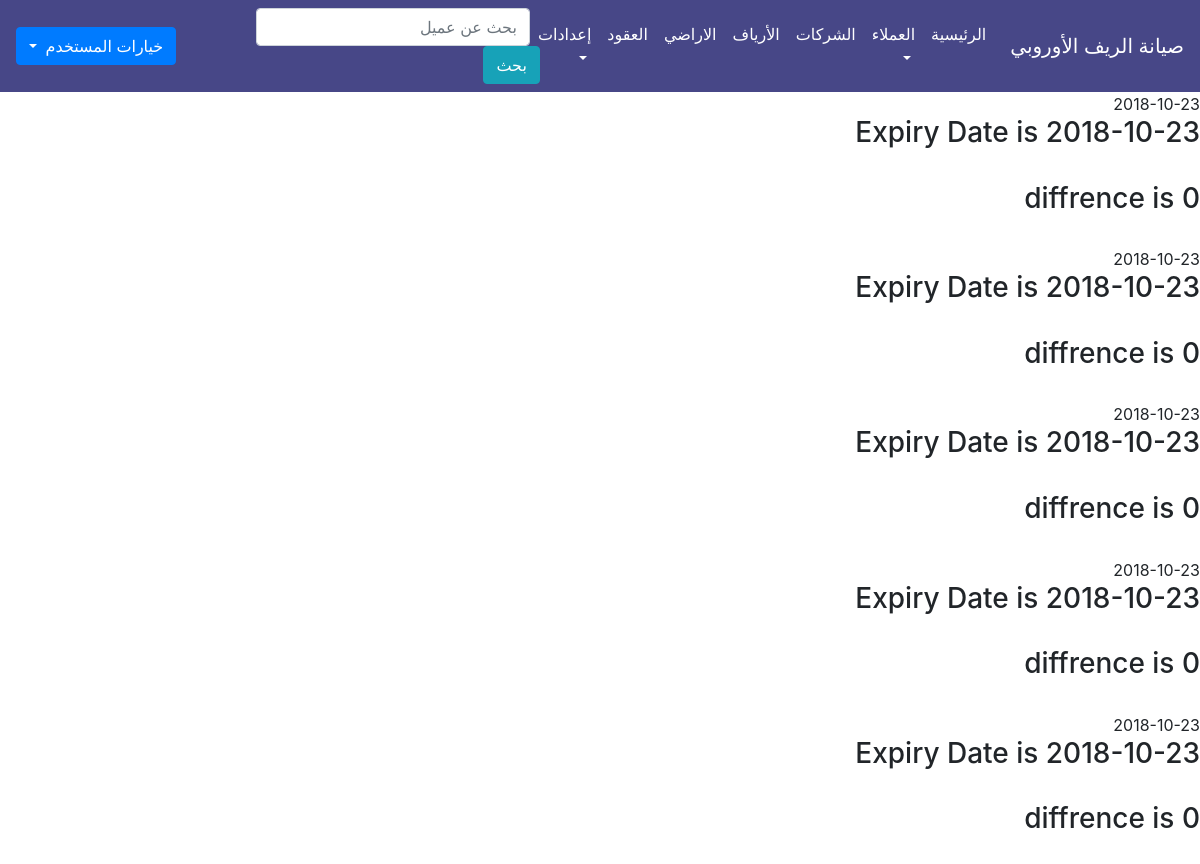
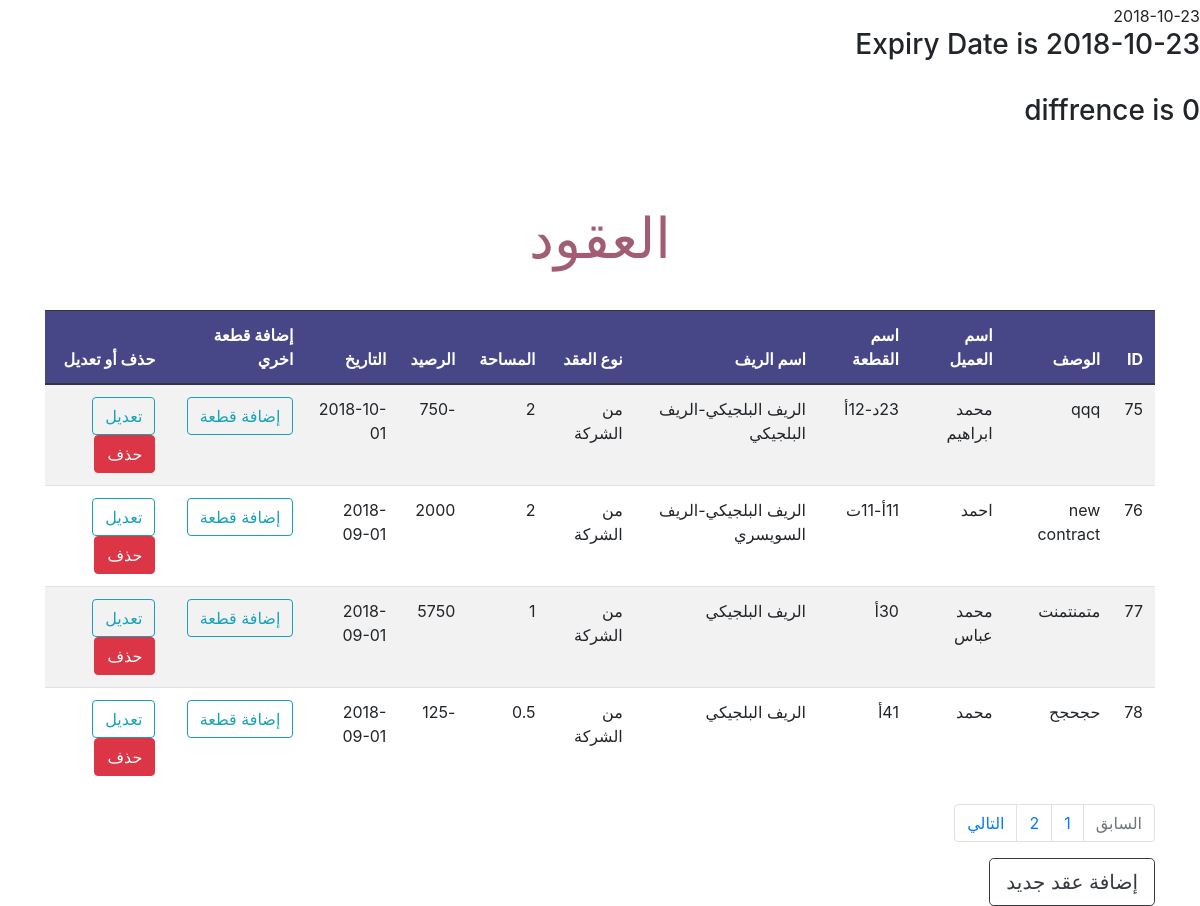
Before: /contracts.php (signed in) with the older database file (2 pictures, top to bottom).
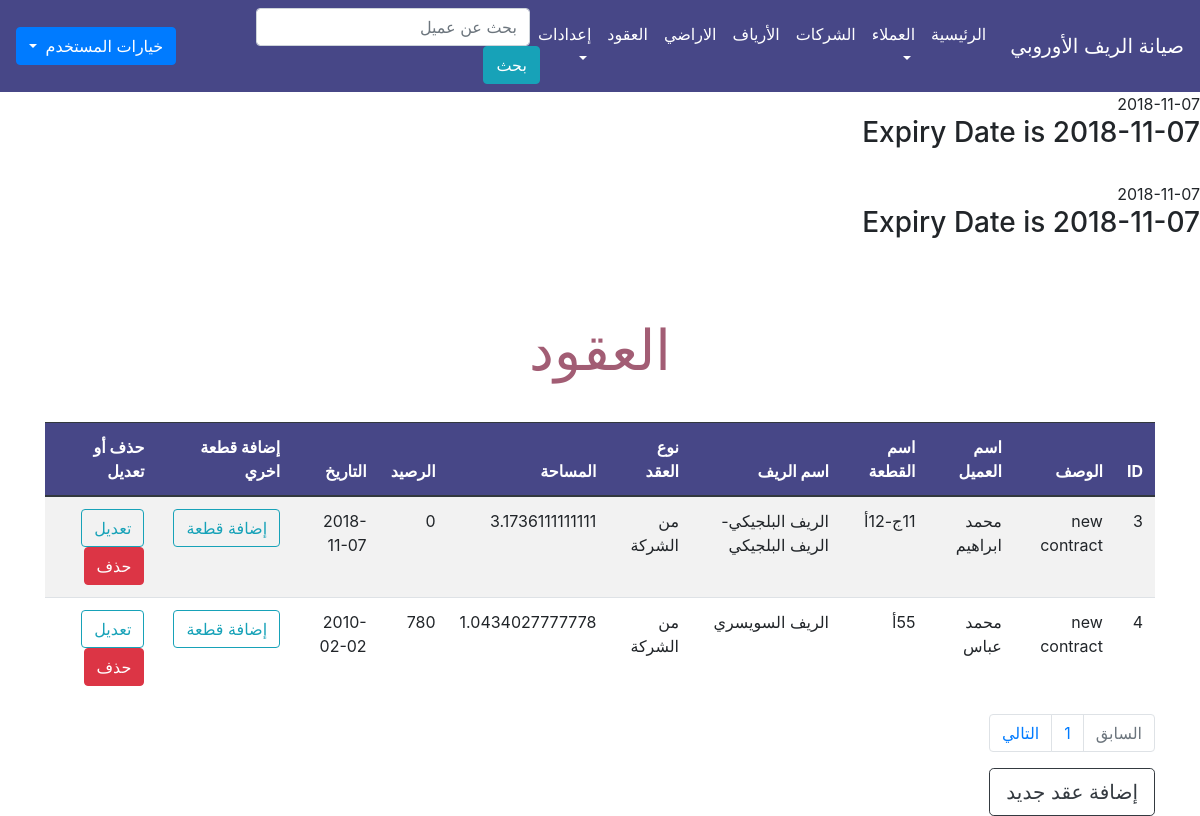
After: the same page with the newer database file.
### tables this page shows
CREATE TABLE `maint` (
  `maint_id` int(11) NOT NULL,
  `contract_id` int(11) NOT NULL,
  `balance` int(255) NOT NULL,
  `start_date` date NOT NULL,
  `end_date` date NOT NULL,
  `billed_to_date` date NOT NULL,
  `maint_fee` int(11) DEFAULT '750'
);

CREATE TABLE `contracts` (
  `contract_id` int(11) NOT NULL,
  `description` text NOT NULL,
  `client_id` int(11) NOT NULL,
  `contract_kind` int(11) NOT NULL DEFAULT '0',
  `total_space` double DEFAULT NULL,
  `contract_date` date NOT NULL
);

CREATE TABLE `clients` (
  `client_id` int(11) NOT NULL,
  `client_name` varchar(200) NOT NULL,
  `phone` varchar(20) NOT NULL,
  `email` varchar(200) NOT NULL,
  `address` varchar(255) NOT NULL
);

### contracts.php (the view, shortened to what the changed rows need)
<?php
if (isset($_SESSION['username'])) {
    include 'init.php';
    echo '<div class="container">';
    if (isset($_GET['action'])) {
        $action = $_GET['action'];
    } else {
        $action = "Manage";
    }
        if ($action == 'Manage') {
        $limit = 4;
        $stmt = $db->prepare("SELECT * FROM contracts");
        $stmt->execute();
        $total_result = $stmt->rowCount();
        $total_pages = ceil($total_result/$limit);
        if(!isset($_GET['page'])) {
            $page = 1;
        } else {
            $page = $_GET['page'];
        }
        $starting_limit = ($page-1)*$limit;
        $show = "SELECT * FROM contracts  ORDER BY contract_id ASC LIMIT $starting_limit, $limit";
        $rows = $db->prepare($show);
        $rows->execute();
        echo '<h1 class="page-title text-center"> العقود </h1>';
        ?>
        <table class="table table-striped table-hover ">
            <thead class="thead-dark">
                <tr>
                    <th>
                        ID
                    </th>
                    <th>
                        الوصف
                    </th>
                    <th>
                        اسم العميل
                    </th>
                    <th>
                        اسم القطعة
                    </th>
                    <th>
                        اسم الريف
                    </th>
                    <th>
                        نوع العقد
                    </th>
                    <th>
                        المساحة
                    </th>
                    <th>
                        الرصيد
                    </th>
                    <th>
                        التاريخ
                    </th>
                    <th>
                        إضافة قطعة اخري
                    </th>
                    <th>
                        حذف أو تعديل
                    </th>
                </tr>
            </thead>
            <tbody>
                <?php
                    foreach($rows as $row) {
                        $stmt = $db->prepare('SELECT * FROM clients WHERE client_id = ? LIMIT 1');
                        $stmt->execute(array($row['client_id']));
                        $client = $stmt->fetch();
                        $contract_kind ='';
                        if ($row['contract_kind'] == '0') {
                            $contract_kind  = 'من الشركة';
                        } elseif ($row['contract_kind'] == '1') {
                            $contract_kind  = 'تنازل';
                        }
                        $conUnits = [];
                        $reefs = [];
                        $stmtUnits = $db->prepare('SELECT unit_id FROM contract_units WHERE contract_id = ?');
                        $stmtUnits->execute(array($row['contract_id']));
                        $units = $stmtUnits->fetchAll();
                            foreach($units as $unit) {
                                $stmt = $db->prepare('SELECT unit_name, reef_id FROM units WHERE unit_id = ?');
                                $stmt->execute(array($unit['unit_id']));
                                $unit_name = $stmt->fetch();
                                $stmtR = $db->prepare('SELECT reef_name FROM reefs WHERE reef_id = ?');
                                $stmtR->execute(array($unit_name['reef_id']));
                                $reef_name = $stmtR->fetch();
                                array_push($conUnits,$unit_name['unit_name']);
                                array_push($reefs,$reef_name['reef_name']);
                            }
                        $unit_names = implode('-', $conUnits);
                        $reef_names = implode('-', $reefs);
                        $stmt = $db->prepare('SELECT unit_space FROM contract_units WHERE contract_id = ?');
                        $stmt->execute(array($row['contract_id']));
                        $unit_spaces = $stmt->fetchAll();
                        $total_space = 0.0;
                        foreach($unit_spaces as $space) {
                            $total_space += $space['unit_space'];
                        }
                        $stmt = $db->prepare('SELECT balance FROM maint WHERE contract_id = ?');
                                          $stmt->execute(array($row['contract_id'] ));
                                          $b = $stmt->fetch();
                        echo '<tr>';
                            echo '<td>' . $row['contract_id'] .  '</td><td>'
                             . $row['description'] . '</td><td>'
                             . $client['client_name'] .
                            '</td><td>' . $unit_names .
                            '</td><td>' . $reef_names .
                            '</td><td>' . $contract_kind  .
                            '</td><td>' . $total_space .
                            '</td><td>' .
                                          $b['balance'] .
                            '</td><td>' . $row['contract_date'] .
                            '</td><td><a href="?action=addUnit&id=' . $row['contract_id'] .
                            '" class="btn btn-outline-info">إضافة قطعة</a></td><td><a href="?action=Edit&id=' . $row['contract_id'] .
                            '" class="btn btn-outline-info">تعديل</a><a href="?action=Delete&id=' .
                            $row['contract_id'] . '" class="btn btn-danger confirm"> حذف</a></td>';
                        echo '</tr>';
                    }
                ?>
            </tbody>
        </table>
        <nav aria-label="Page navigation example">
            <ul class="pagination">
                <?php
                for ($page=1; $page <= $total_pages ; $page++):?>
                <li class="page-item">
                    <a href='<?php echo "?page=$page"; ?>' class="page-link <?php if ($_GET['page'] == $page) { echo 'current';} ?>"><?php  echo $page; ?>
                    </a>
                </li>
            <?php endfor; ?>
            </ul>
        </nav>
        <a href="?action=Add" class="btn btn-outline-dark btn-lg">إضافة عقد جديد</a>
        <?php
        }
        echo '</div>';
    include $tbl . 'footer.php';
} else {
    header('Location: index.php');
    exit();
}

### init.php (shortened to what the changed rows need)
<?php
include 'db.php';
$tbl = "includes/";
include $tbl . 'header.php';
if (!isset($noNavbar)) {
    include $tbl . 'nav.php';
}
$stmtC = $db->prepare('SELECT contracts.contract_id , contracts.total_space, maint.balance, maint.start_date, maint.end_date, maint.maint_fee
 FROM contracts
INNER JOIN maint on contracts.contract_id = maint.contract_id');
$stmtC->execute();
$rows = $stmtC->fetchAll();
$curDate = date('Y-m-d');
foreach ($rows as $row) {
    echo $row['start_date'];
    $expDate = $row['start_date'];
    echo '<h3>Expiry Date is ' . $expDate . '</h3><br>';
    if ($expDate < $curDate) {
         $d = (int)abs((strtotime($curDate) - strtotime($expDate))/(60*60*24*30));;
        echo '<h3> diffrence is ' . $d . '</h3><br>';
    } else {
    }
}

Changed rows visible on the page:
removed maint: start_date "2018-10-23", start_date "0"
removed maint: start_date "2018-10-23", start_date "0"
removed maint: start_date "2018-10-23", start_date "0"
removed maint: start_date "2018-10-23", start_date "0"
removed maint: start_date "2018-10-23", start_date "0"
removed maint: start_date "2018-10-23", start_date "0"
removed contracts: contract_id "75", description "qqq", client.client_name "محمد ابراهيم", unit_names "23د-12أ", reef_names "الريف البلجيكي-الريف البلجيكي", contract_kind "من الشركة", total_space "2", maint.balance "-750", contract_date "2018-10-01"
removed contracts: contract_id "76", description "new contract", client.client_name "احمد", unit_names "11أ-11ت", reef_names "الريف البلجيكي-الريف السويسري", contract_kind "من الشركة", total_space "2", maint.balance "2000", contract_date "2018-09-01"
removed contracts: contract_id "77", description "متمنتمنت", client.client_name "محمد عباس", unit_names "30أ", reef_names "الريف البلجيكي", contract_kind "من الشركة", total_space "1", maint.balance "5750", contract_date "2018-09-01"
removed contracts: contract_id "78", description "حجحجح", client.client_name "محمد", unit_names "41أ", reef_names "الريف البلجيكي", contract_kind "من الشركة", total_space "0.5", maint.balance "-125", contract_date "2018-09-01"
added maint: start_date "2018-11-07"
added maint: start_date "2018-11-07"
added contracts: contract_id "3", description "new contract", client.client_name "محمد ابراهيم", unit_names "11ج-12أ", reef_names "الريف البلجيكي-الريف البلجيكي", contract_kind "من الشركة", total_space "3.1736111111111", maint.balance "0", contract_date "2018-11-07"
added contracts: contract_id "4", description "new contract", client.client_name "محمد عباس", unit_names "55أ", reef_names "الريف السويسري", contract_kind "من الشركة", total_space "1.0434027777778", maint.balance "780", contract_date "2010-02-02"
Other visible differences:
list line gone: "2"
